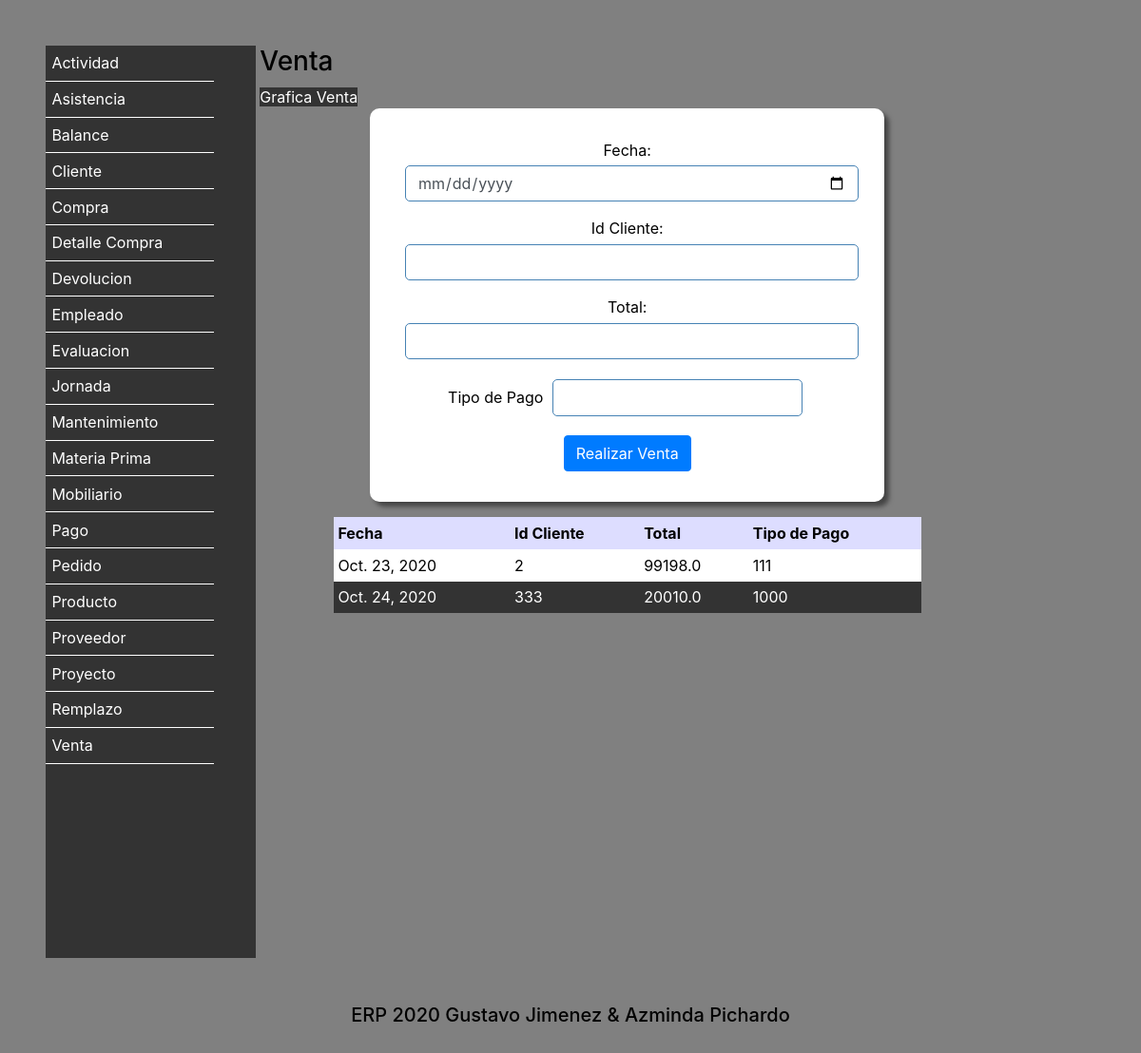
Page /Venta/ on the earlier database version.
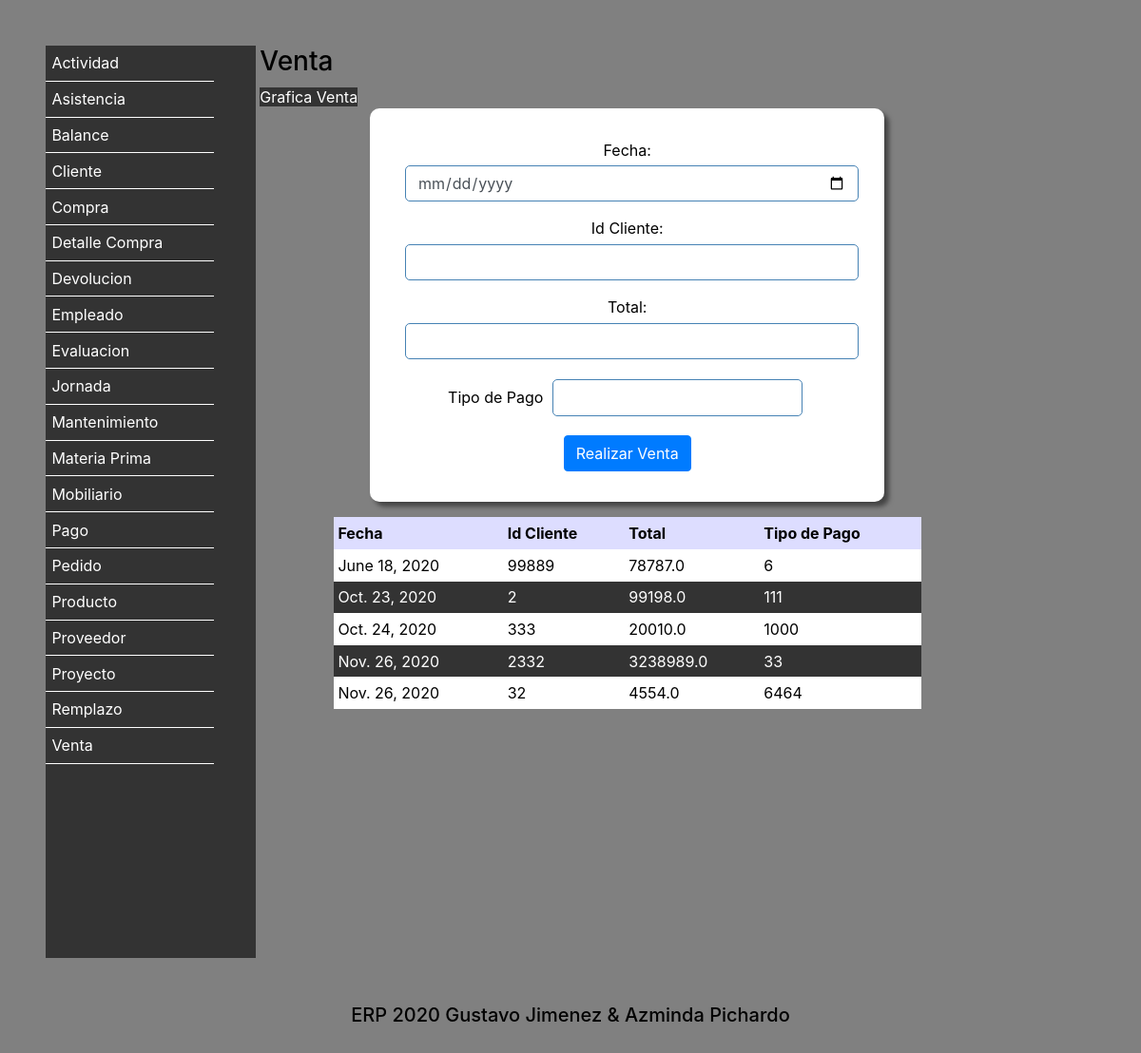
Same page on the later database version.
### Vistas/models.py (models this page shows, shortened)
class Venta (models.Model):
    Fecha = models.DateField()
    IdCliente = models.IntegerField(default=0)
    Total = models.FloatField(default=0)
    TipoPago = models.IntegerField(default=0)
    class Meta:
        verbose_name = 'Venta'
        verbose_name_plural = 'Ventas'
        ordering = ['Fecha']

### Vistas/views.py (the view)
# urls.py: path('Venta/',views.MenuVenta),
def MenuVenta(request):
    if request.POST:
        objeto = Venta()
        objeto.Fecha = request.POST["Fecha"]
        objeto.IdCliente = request.POST["IdCliente"]
        objeto.Total = request.POST["Total"]
        objeto.TipoPago = request.POST["TipoPago"]
        objeto.save()
        ventas = Venta.objects.all()
        return render(request,"Venta.html",{"agregado":"si","ventas":ventas})
    else:
        ventas = Venta.objects.all()
        return render(request,"Venta.html",{"ventas":ventas})

### Vistas/Templates/Venta.html (shortened to what this page needs)
<!DOCTYPE html>
<html lang="es">
  <head>
    {% include "Encabezado.html" %}
  </head>
  <body>
      {% include "menu.html" %}
<section>
    <h3>Venta</h3>
    <a href="/GraficaVenta/">Grafica Venta</a>
    <form action="" method="post">
    <div class="form-group">
      Fecha:<input type="date" name="Fecha" class="form-control">
    </div>
    <div class="form-group">
      Id Cliente: <input type="text" name="IdCliente" class="form-control">
    </div>
    <div class="form-group">
      Total: <input type="number" name="Total" class="form-control">
    </div>
    <div class="form-group">
      Tipo de Pago <input type="text" name="TipoPago" class="form- control">
    </div>
    <button type="submit" class="btn btn-primary"> Realizar Venta </button>
  </form>
<table>
    <tr>
      <th>Fecha</th>
      <th>Id Cliente</th>
      <th>Total</th>
      <th>Tipo de Pago</th>
    </tr>
      {% for fila in ventas %}
    <tr>
      <td>{{ fila.Fecha}}</td>
      <td>{{ fila.IdCliente}}</td>
      <td>{{ fila.Total}}</td>
      <td>{{ fila.TipoPago}}</td>
    </tr>
      {% endfor %}
</table>
</section>
  {% include "Pie.html" %}
  </body>
</html>

Differences in the rows shown:
added Venta: Fecha "June 18, 2020", IdCliente "99889", Total "78787.0", TipoPago "6"
added Venta: Fecha "Nov. 26, 2020", IdCliente "2332", Total "3238989.0", TipoPago "33"
added Venta: Fecha "Nov. 26, 2020", IdCliente "32", Total "4554.0", TipoPago "6464"
